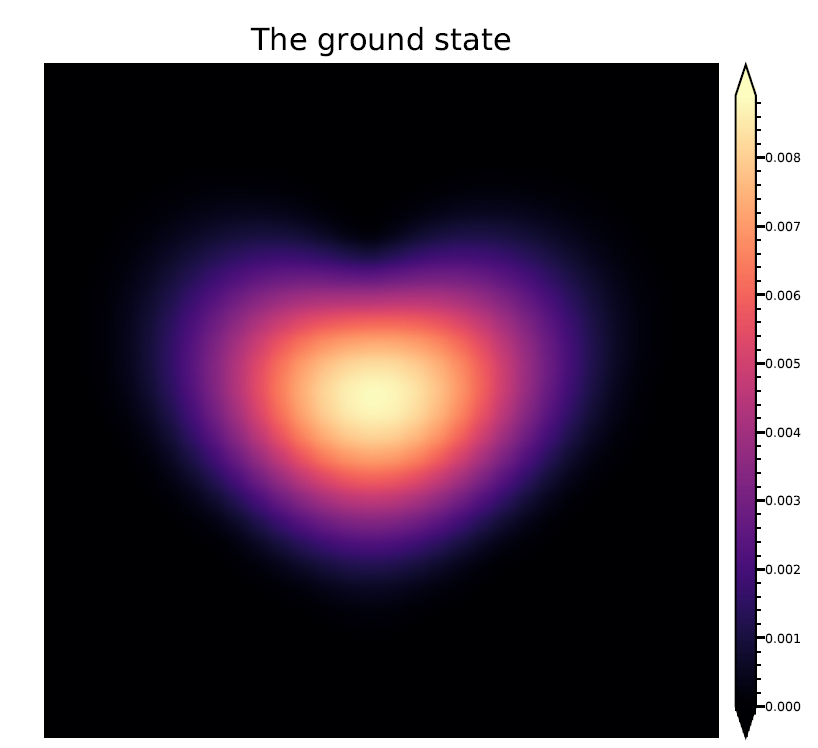
//> input picture TISE_solver/Examples/example.PNG, 818 x 748 px
$ ./main ../../TISE_solver/Examples/example.PNG   (built with g++ and OpenCV 4)
//> lines starting //> are read from the running program, lines starting //| are printed output that depends on the picture; after the words box and inside, x2 and y2 are one past the last pixel; in counts of white or black regions, pixels touching at a corner belong together
#include <opencv2/opencv.hpp>
#include <opencv2/core/mat.hpp>
#include <iostream>
#include <fstream>
#include <string>
#include <lapacke.h>

#define TO1D(row, col, num) ((row) * (num) + (col))

// Function to sort eigenvalues and reorder eigenvectors
// [53 lines left out: functions sort_eigenvalues_and_vectors, save_eigenvectors, not called in this run]

int main(int argc, char **argv)
{
    // Check if image filename is provided
    if (argc != 2)
    {
        std::cout << "Usage: " << argv[0] << " <image_file>" << std::endl;
        return -1;
    }

    // Load the image in grayscale
    cv::Mat image = cv::imread(argv[1], cv::IMREAD_GRAYSCALE);
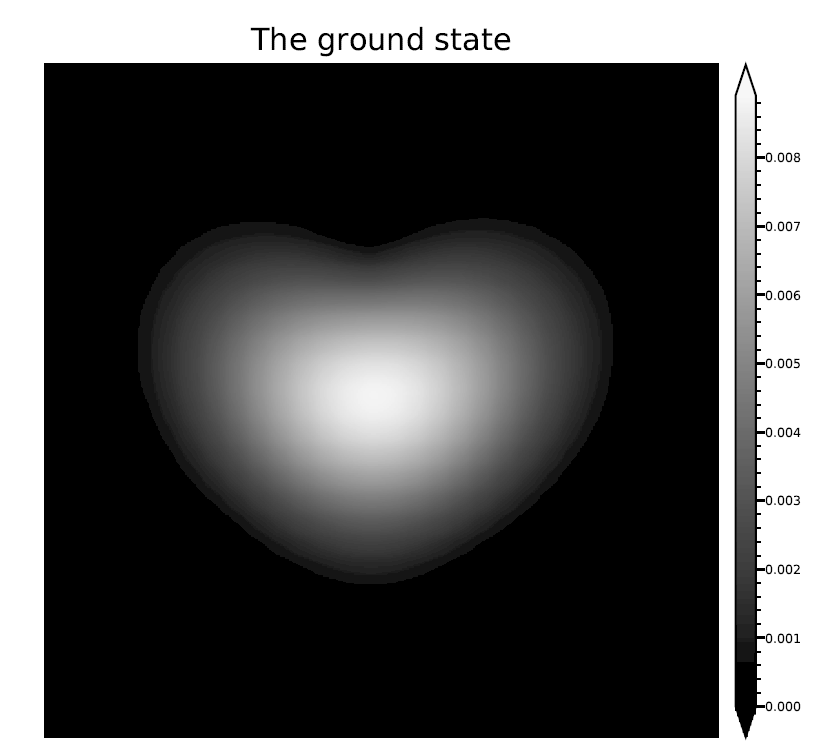
//> image: 748 rows x 818 cols, CV_8UC1; min 0, max 255, mean 81.5
    if (image.empty())
    {
        std::cerr << "Error: Could not load image." << std::endl;
        return -1;
    }

    // Convert to binary (black & white) using a threshold
    cv::Mat binary_image;
    // This takes the pixel values of the image matrix and sorts them to a binary matrix
    cv::threshold(image, binary_image, 128, 255, cv::THRESH_BINARY);
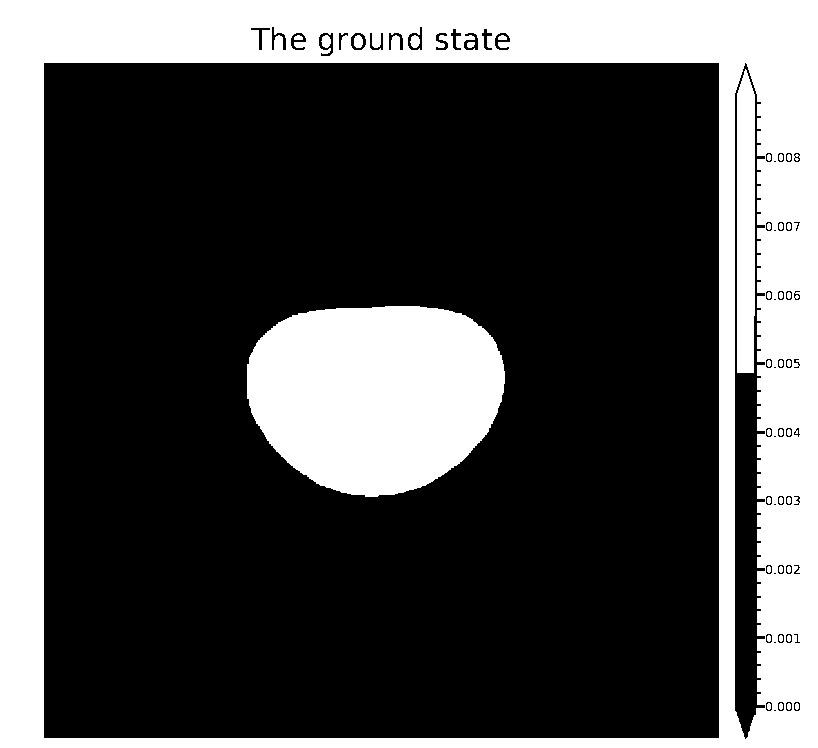
//> binary_image: 748 rows x 818 cols, CV_8UC1; 30% white; 37 white regions, largest, box (x1, y1, x2, y2) and area: (0, 0, 818, 748) 138033, (247, 306, 505, 497) 39269, (737, 69, 755, 373) 5191

    cv::Mat binary_photo_matrix = cv::Mat::zeros(binary_image.size(), CV_8UC1);
    for (int i = 0; i < binary_image.rows; ++i)
    {
        for (int j = 0; j < binary_image.cols; ++j)
        {
            if (binary_image.at<uchar>(i, j) == 255)
            {                                            // White pixel
                binary_photo_matrix.at<uchar>(i, j) = 0; // Assign 0
            }
            else
            {                                            // Black pixel
                binary_photo_matrix.at<uchar>(i, j) = 1; // Assign 1
            }
        }
    }
    // Create the binary photo matrix and flatten it to position_mesh
    int No_points = binary_image.rows * binary_image.cols;
//> No_points = 611864
    std::vector<int> position_mesh;

    // Flatten the binary image to a 1D array (position_mesh)
    // We treat all black pixels (0) as 1 in the mesh and white pixels (255) as 0
    position_mesh.resize(No_points);
    for (int i = 0; i < binary_image.rows; ++i)
    {
        for (int j = 0; j < binary_image.cols; ++j)
        {
            // Flattening process
            int index = TO1D(i, j, binary_image.cols);
            if (binary_image.at<uchar>(i, j) == 0)
            {                             // Black pixel
                position_mesh[index] = 1; // Mark as occupied
            }
            else
            {                             // White pixel
                position_mesh[index] = 0; // Mark as empty
            }
        }
    }

//> (the run ends here: the program stops with an error, at `std::vector<double> Hamiltonian(No_points * No_points, 0.0);`)
